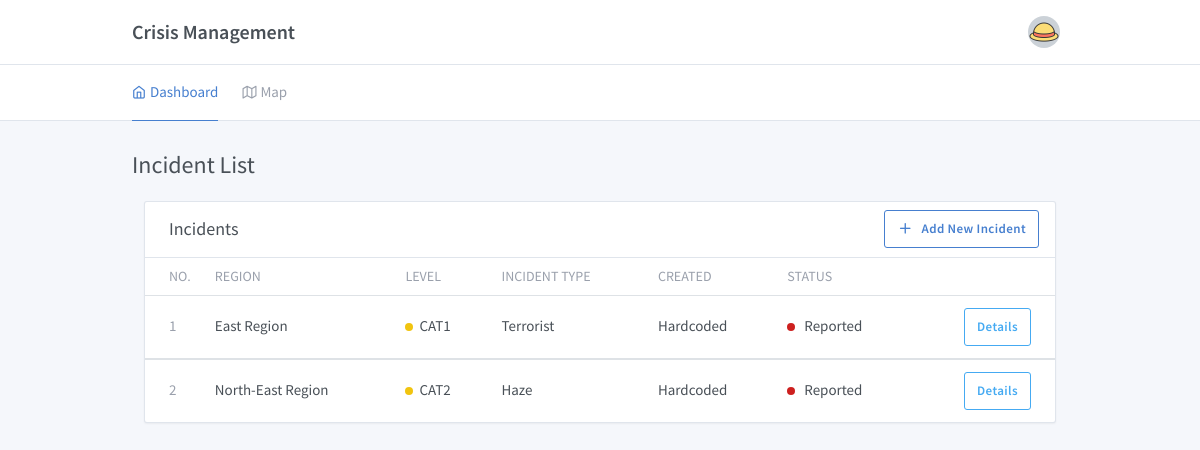
Before: / with the older database file.
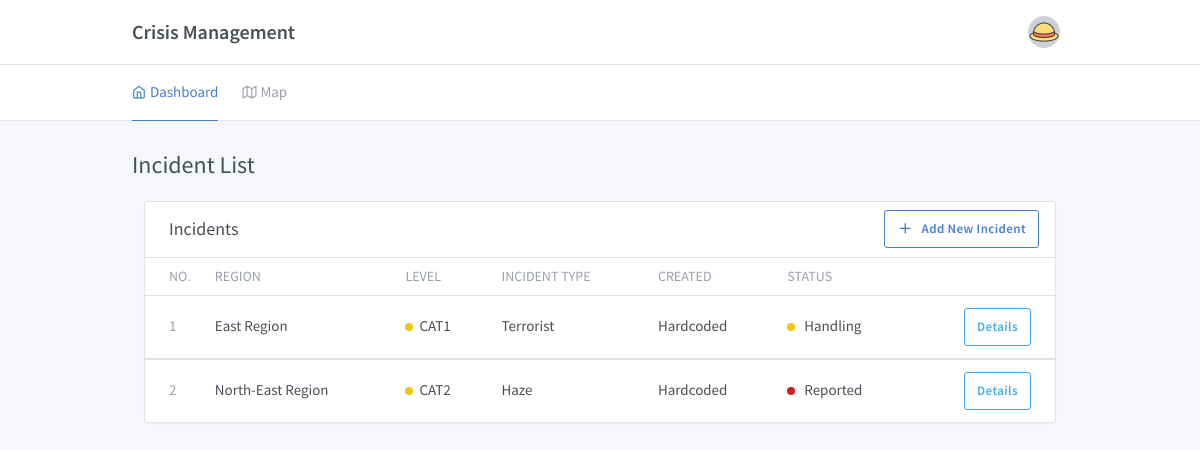
After: the same page with the newer database file.
### baseapp/models.py (models this page shows)
class Incident(models.Model):
    STATUS = (
        ('Reported', 'Reported'),
        ('Handling', 'Handling'),
        ('Closed', 'Closed'),
    )
    LEVEL = (
        ('CAT1', 'CAT1'),
        ('CAT2', 'CAT2')
    )
    REGION = (
        ('Central Region', 'Central Region'),
        ('East Region', 'East Region'),
        ('North Region', 'North Region'),
        ('North-East Region', 'North-East Region'),
        ('West Region', 'West Region')
    )
    INCIDENT_TYPE = (
        ('Dengue Outbreak', 'Dengue Outbreak'),
        ('Terrorist', 'Terrorist'),
        ('Haze', 'Haze')
    )
    incident_type= models.CharField(max_length=100, choices=INCIDENT_TYPE)
    managedBy = models.ForeignKey(User, on_delete=models.SET_NULL, null=True)
    region = models.CharField(max_length=100, choices=REGION)
    status = models.CharField(max_length=100, choices=STATUS)
    level = models.CharField(max_length=100, choices=LEVEL)

### baseapp/views.py (the view)
# urls.py: path('', views.dashboard, name='dashboard'),
def dashboard(request):
	data = Incident.objects.values()
	incidents = {'incidents': data}
	return render(request, 'dashboard.html', incidents)

### baseapp/templates/dashboard.html (shortened to what this page needs)
{% extends 'base.html' %}
{% block content %}
<div class="page-header">
  <h1 class="page-title">Incident List</h1>
</div>
<div class="col-12">
  <div class="card">
    <div class="card-header">
      <h3 class="card-title">Incidents</h3>
      <div class="card-options">
        <a href="{% url 'new_incident_form' %}" class="btn btn-outline-primary"><i class="fe fe-plus mr-2"></i>Add New
          Incident</a>
      </div>
    </div>
    <div class="table-responsive">
      <table class="table card-table table-vcenter text-nowrap">
        <thead>
          <tr>
            <th class="w-1">No.</th>
            <th>Region</th>
            <th>Level</th>
            <th>Incident Type</th>
            <th>Created</th>
            <th>Status</th>
            <th></th>
          </tr>
        </thead>
        {% for incident in incidents %}
        <tbody>
          <tr>
            <td><span class="text-muted">{{ incident.id }}</span></td>
            <td>{{ incident.region }}</td>
            <td> <span class="status-icon bg-warning"></span>{{ incident.level }}</td>
            <td>{{ incident.incident_type }}</td>
            <td>
              Hardcoded
            </td>
            {% if incident.status == 'Reported' %}
            <td>
              <span class="status-icon bg-danger"></span> Reported
            </td>
            {% elif incident.status == 'Handling' %}
            <td>
              <span class="status-icon bg-warning"></span> Handling
            </td>
            {% endif %}
            <td class="text-right">
              <a href="{% url 'incident_details' incident.id %}" class="btn btn-outline-info btn">Details</a>
            </td>
          </tr>
        </tbody>
        {% endfor %}
      </table>
    </div>
  </div>
</div>
{% endblock %}

Changed rows visible on the page:
changed Incident "East Region": status "Reported" → "Handling"
